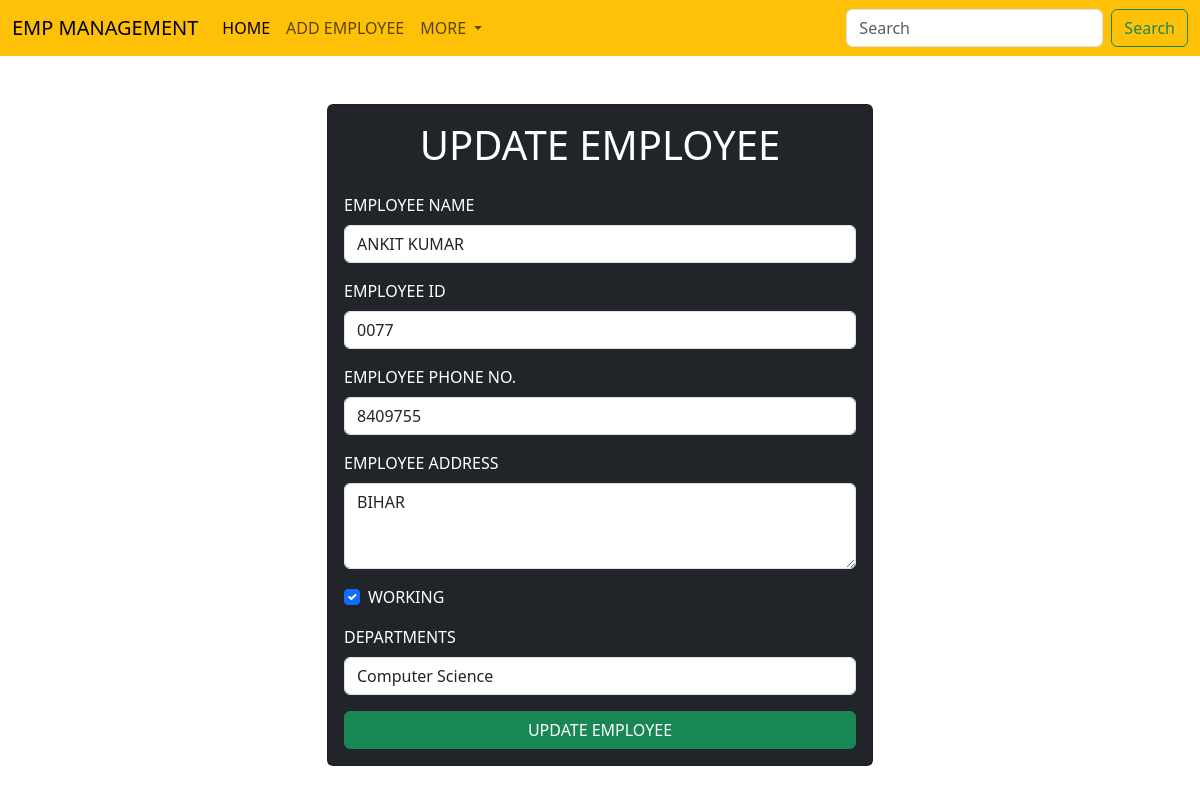
The page /emp/update-emp/2/ on the database its author committed.
### emp/models.py (models this page shows, shortened)
class Emp(models.Model):
    name = models.CharField(max_length=200)
    emp_id = models.CharField(max_length=200)
    phone = models.CharField(max_length=10)
    address = models.CharField(max_length=150)
    working = models.BooleanField(default=True)
    department = models.CharField(max_length=10)

### emp/views.py (the view)
# urls.py: path("update-emp/<int:emp_id>/", update_emp, name="update_emp"),  # Named URL for better reference
def update_emp(request, emp_id):
    emp = get_object_or_404(Emp, pk=emp_id)
    return render(request, "emp/update_emp.html", {
        'emp': emp
    })

### templates/emp/update_emp.html (shortened to what this page needs)
<!DOCTYPE html>
<html lang="en">
  <head>
    <link
      href="https://cdn.jsdelivr.net/npm/bootstrap@5.3.3/dist/css/bootstrap.min.css"
      rel="stylesheet"
    />
  </head>
  <body>
    {% include 'emp/navbar.html' %}
    <div class="container mt-5">
      <div class="row">
        <div class="col-md-6 offset-md-3">
          <div class="card bg-dark text-white">
            <div class="card-body">
              <h1 class="text-center">UPDATE EMPLOYEE</h1>
              <form class="mt-4" action="/emp/do-update-emp/{{ emp.id }}/" method="POST">
                <div class="mb-3">
                  <label for="employeeName" class="form-label">EMPLOYEE NAME</label>
                  <input type="text" class="form-control" id="employeeName" placeholder="Enter employee name" name="emp_name" value="{{ emp.name }}" required />
                </div>
                <div class="mb-3">
                  <label for="id" class="form-label">EMPLOYEE ID</label>
                  <input type="text" class="form-control" id="id" placeholder="Enter employee ID" name="emp_id" value="{{ emp.emp_id }}" required />
                </div>
                <div class="mb-3">
                  <label for="phone" class="form-label">EMPLOYEE PHONE NO.</label>
                  <input type="text" class="form-control" id="phone" placeholder="Enter employee phone number" name="emp_phone" value="{{ emp.phone }}" required />
                </div>
                <div class="mb-3">
                  <label for="address" class="form-label">EMPLOYEE ADDRESS</label>
                  <textarea class="form-control" id="address" rows="3" placeholder="Enter employee address" name="emp_address" required>{{ emp.address }}</textarea>
                </div>
                <div class="mb-3 form-check">
                  <input
                    id="working"
                    name="emp_working"
                    type="checkbox"
                    class="form-check-input"
                    {% if emp.working %}checked{% endif %}
                  />
                  <label class="form-check-label" for="working">WORKING</label>
                </div>
                <div class="mb-3">
                  <label for="department" class="form-label">DEPARTMENTS</label>
                  <select name="emp_department" id="department" class="form-control" required>
                    <option value="CSE" {% if emp.department == 'CSE' %}selected{% endif %}>Computer Science</option>
                  </select>
                </div>
                <button type="submit" class="btn btn-success w-100">UPDATE EMPLOYEE</button>
              </form>
            </div>
          </div>
        </div>
      </div>
    </div>
  </body>
</html>

### rows shown on the page
Emp: emp_name "ANKIT KUMAR", emp_id "0077", emp_phone "8409755", emp_address "BIHAR", working "☑", emp_department "Computer Science"
